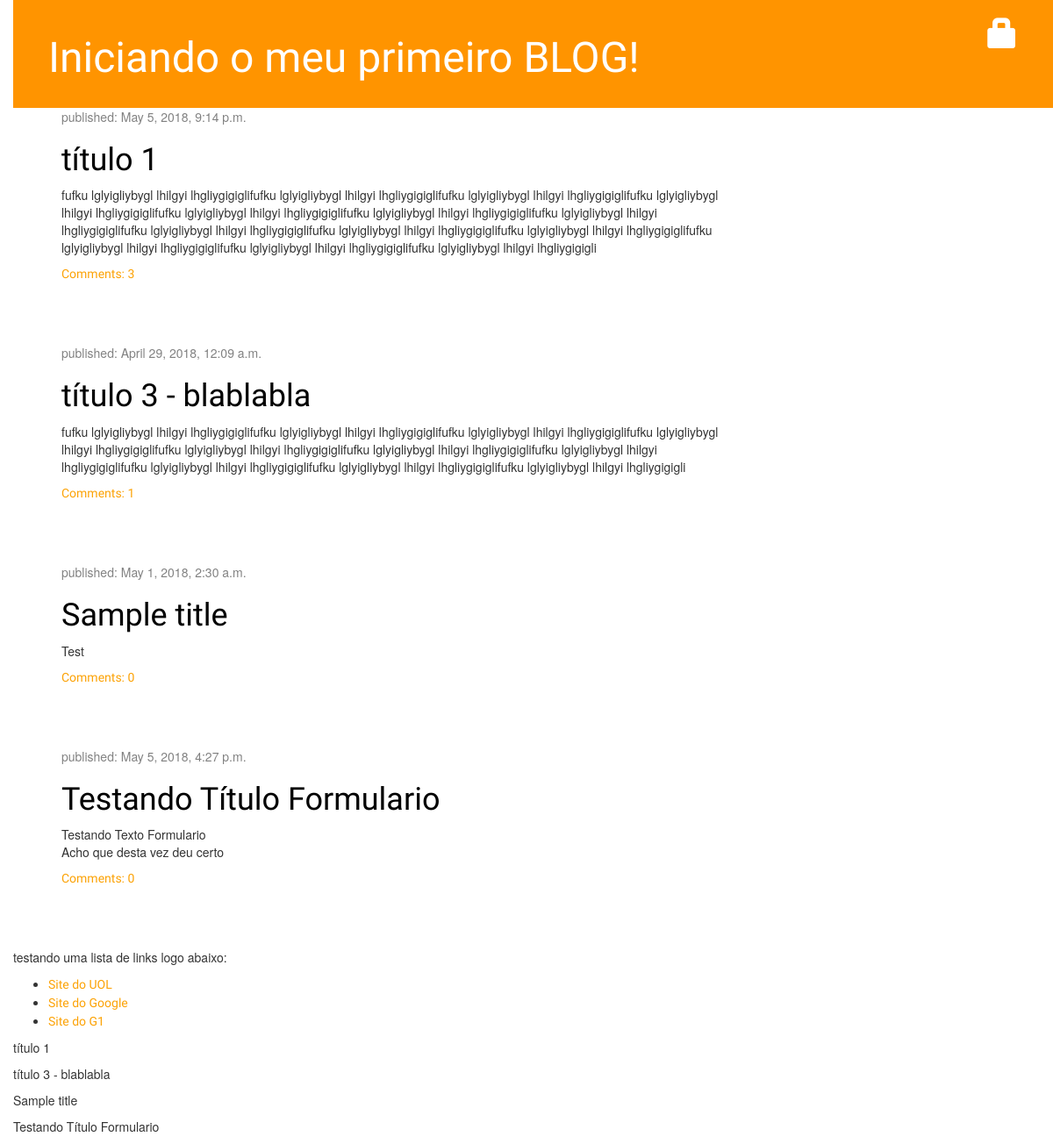
The page / on the database its author committed.
### blog/models.py (models this page shows, shortened)
class Post(models.Model):
    author = models.ForeignKey('auth.User', on_delete = models.CASCADE)
    title = models.CharField(max_length=200)
    text = models.TextField()
    created_date = models.DateTimeField(default=timezone.now)
    published_date = models.DateTimeField(blank=True, null=True)
    def __str__(self):
        return self.title
    def approved_comments(self):
        return self.comments.filter(approved_comment=True)

### blog/views.py (the view)
# urls.py: path('',views.post_list, name='post_list'),
def post_list(request):
    posts = Post.objects.filter(published_date__lte=timezone.now())
    return render(request, 'blog/post_list.html',{'posts':posts})

### blog/templates/blog/post_list.html
{% extends 'blog/base.html' %}
{% block content %}
  {% for post in posts %}
      <div class="post">
          <div class="date">
              <p>published: {{ post.published_date }}</p>
          </div>
          <h1><a href="{% url 'post_detail' pk=post.pk %}">{{ post.title }}</a></h1>
          <p>{{ post.text|linebreaksbr }}</p>
          <a href="{% url 'post_detail' pk=post.pk %}">Comments: {{ post.approved_comments.count}}</a>
      </div>
  {% endfor %}
{% endblock %}

### blog/templates/blog/base.html (shortened to what this page needs)
{% load staticfiles %}
<html>
  <head>
    <link rel="stylesheet" href="//maxcdn.bootstrapcdn.com/bootstrap/3.2.0/css/bootstrap.min.css">
    <link rel="stylesheet" href="//maxcdn.bootstrapcdn.com/bootstrap/3.2.0/css/bootstrap-theme.min.css">
    <link rel="stylesheet" href="{% static 'css/blog.css' %}">
  </head>
  <body>
    <div class="page_header">
      {% if user.is_authenticated %}
        <a href="{% url 'post_new' %}" class="top-menu"><span class="glyphicon glyphicon-plus"></span></a>
        <a href="{% url 'post_draft_list' %}" class="top-menu"><span class="glyphicon glyphicon-edit"></span></a>
        <p class="top-menu">Hello {{ user.username }} <small>(<a href="{% url 'logout' %}">Log out</a>)</small></p>
      {% else %}
        <a href="{% url 'login' %}" class="top-menu"><span class="glyphicon glyphicon-lock"></span></a>
      {% endif %}
      <h1><a href="/">Iniciando o meu primeiro BLOG!</a></h1>
    </div>
    <div class="content container">
        <div class="row">
            <div class="col-md-8">
              {% block content %}
              {% endblock %}
            </div>
        </div>
    </div>
    <div>
      <p>testando uma lista de links logo abaixo:</p>
      <ul>
        <li><a href="http://www.uol.com.br">Site do UOL</a></li>
        <li><a href="http://www.google.com.br">Site do Google</a></li>
        <li><a href="http://www.g1.globo.com.br">Site do G1</a></li>
      </ul>
    </div>
    {% for post in posts %}
      <p>{{post}}</p>
    {% endfor %}
  </body>
</html>

### blog/static/css/blog.css (style rules this page uses)
h1, a { color: #FCA205; font-family: 'Lobster'; }
body { padding-left: 15px; }
.page_header { background-color: #ff9400; margin-top: 0; padding: 20px 20px 20px 40px; }
.page_header h1, .page_header h1 a, page_header h1 a:visited, page_header h1 a:active { color: #ffffff; font-size: 36pt; text-decoration: none; }
.content { margin-left: 40px; }
h1, h2, h3, h4 { font-family: 'Lobster', cursive; }
.date { color: #828282; }
.top-menu, .top-menu:hover, .top-menu:visited { color: #ffffff; float: right; font-size: 26pt; margin-right: 20px; }
.post { margin-bottom: 70px; }
.post h1 a, .post h1 a:visited { color: #000000; }

### rows shown on the page
Post: published_date "May 5, 2018, 9:14 p.m.", title "título 1", text "fufku lglyigliybygl lhilgyi lhgliygigiglifufku lglyigliybygl lhilgyi lhgliygigiglifufku lglyigliybygl lhilgyi lhgliygigiglifufku lglyigliybygl lhilgyi lhgliygigiglifufku lglyigliybygl lhilgyi lhgliygigiglifufku lglyigliybygl lhilgyi lhgliygigiglifufku lglyigliybygl lhilgyi lhgliygigiglifufku lglyigliybygl lhilgyi lhgliygigiglifufku lglyigliybygl lhilgyi lhgliygigiglifufku lglyigliybygl lhilgyi lhgliygigiglifufku lglyigliybygl lhilgyi lhgliygigiglifufku lglyigliybygl lhilgyi lhgliygigiglifufku lglyigliybygl lhilgyi lhgliygigigli", approved_comments.count "3"
Post: published_date "April 29, 2018, 12:09 a.m.", title "título 3 - blablabla", text "fufku lglyigliybygl lhilgyi lhgliygigiglifufku lglyigliybygl lhilgyi lhgliygigiglifufku lglyigliybygl lhilgyi lhgliygigiglifufku lglyigliybygl lhilgyi lhgliygigiglifufku lglyigliybygl lhilgyi lhgliygigiglifufku lglyigliybygl lhilgyi lhgliygigiglifufku lglyigliybygl lhilgyi lhgliygigiglifufku lglyigliybygl lhilgyi lhgliygigiglifufku lglyigliybygl lhilgyi lhgliygigiglifufku lglyigliybygl lhilgyi lhgliygigigli", approved_comments.count "1"
Post: published_date "May 1, 2018, 2:30 a.m.", title "Sample title", text "Test", approved_comments.count "0"
Post: published_date "May 5, 2018, 4:27 p.m.", title "Testando Título Formulario", text "Testando Texto Formulario Acho que desta vez deu certo", approved_comments.count "0"
